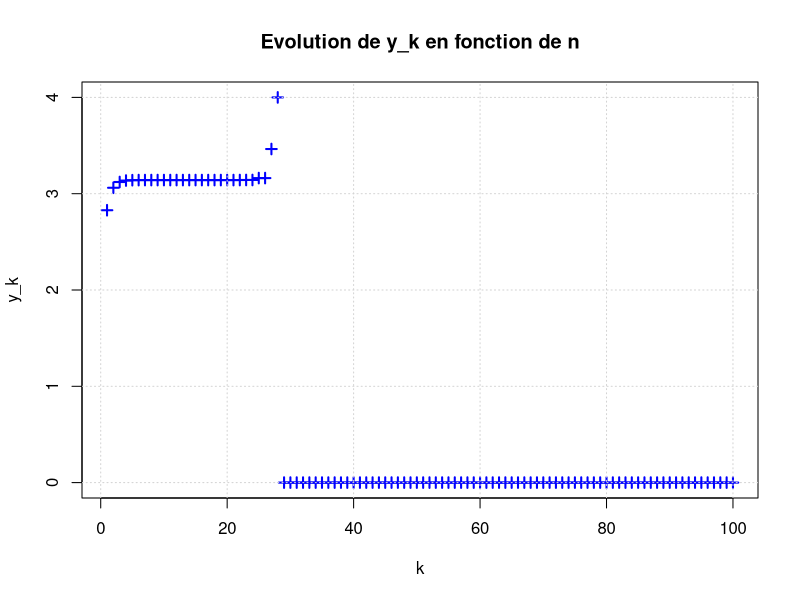
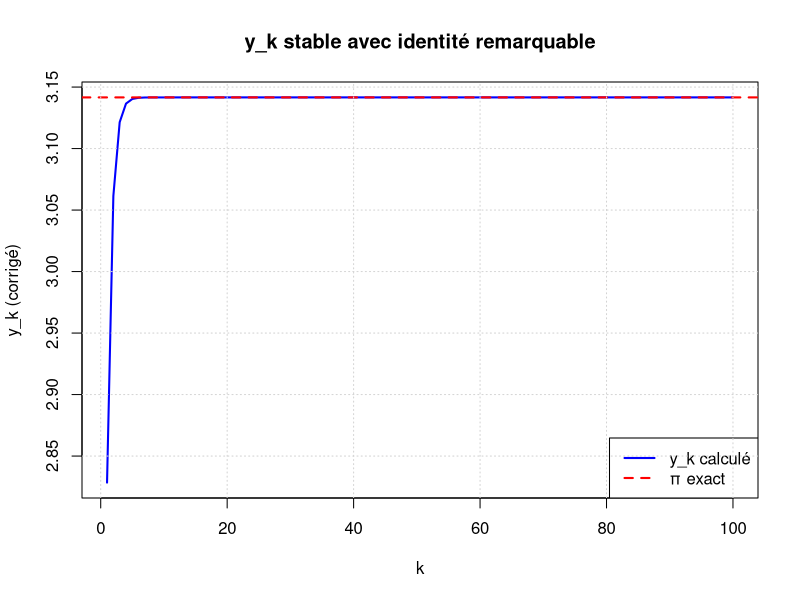

Recreate these plots in R, in order.
# Exercice 1

# ============================================================================
# CONFIGURATION: Dossier de sortie des images
# ============================================================================
output_dir <- "TP1/Partie 1/output"
if(!dir.exists(output_dir)) {
  dir.create(output_dir, recursive = TRUE)
}

# ============================================================================
# Calcul de Pi avec la méthode d'Archimède
# ============================================================================
y <- 2 # valeur initiale
n <- 100 # nombre d'itérations
z <- 0
for (k in 1:n) {
  y_norm <- 2^(-k) * y
  y <- 2^k * sqrt(2 * (1 - sqrt(1 - y_norm^2)))
  z[k] <- y
  if (k == 20) cat("y_20 =", y, "\n")
  if (k == 100) cat("y_100 =", y, "\n")
}

png(file.path(output_dir, "Ex1_1_Evolution_y_k.png"), width = 900, height = 600)
plot(1:n, z, col="blue", pch=3, lwd = 2,
     main="Evolution de y_k en fonction de n",
     xlab="k", ylab="y_k")
grid()
dev.off()


# ============================================================================
# Calcul de Pi avec la méthode d'Archimède en utilisant une identité remarquable
# ============================================================================

y <- 2 # valeur initiale
y_vals <- numeric(100)
for (k in 1:100) {
  y_norm <- 2^(-k) * y
  X <- sqrt(1 - y_norm^2)
  correction <- y_norm^2 / (1 + X)
  y <- 2^k * sqrt(2 * correction)
  y_vals[k] <- y
}

png(file.path(output_dir, "Ex1_2_Evolution_identite_remarquable.png"), width = 900, height = 600)
plot(1:100, y_vals, type = "l", col = "blue", lwd = 2,
     xlab = "k", ylab = "y_k (corrigé)", main = "y_k stable avec identité remarquable")
abline(h = pi, col = "red", lty = 2, lwd = 2)
legend("bottomright", c("y_k calculé", "π exact"), col = c("blue", "red"), lwd = 2, lty = c(1, 2))
grid()
dev.off()

cat("Les graphiques ont été sauvegardés dans:", file.path(getwd(), output_dir), "\n")